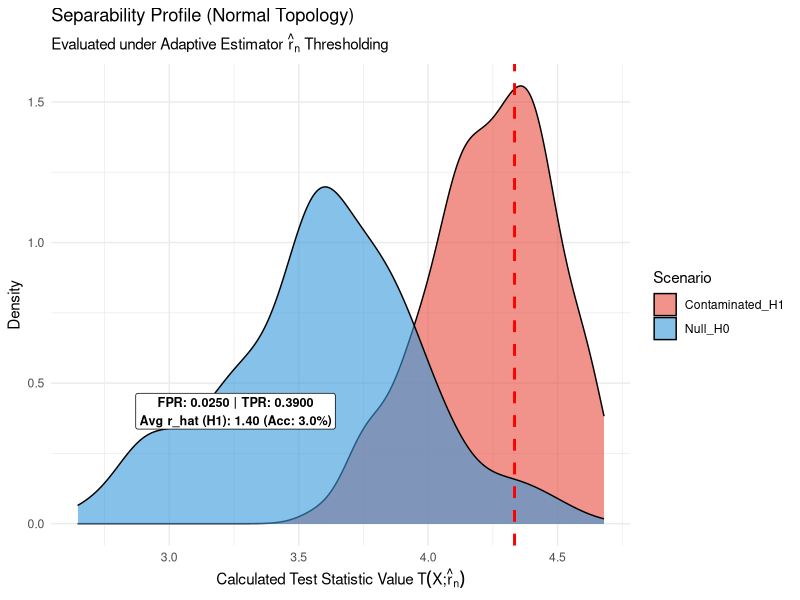
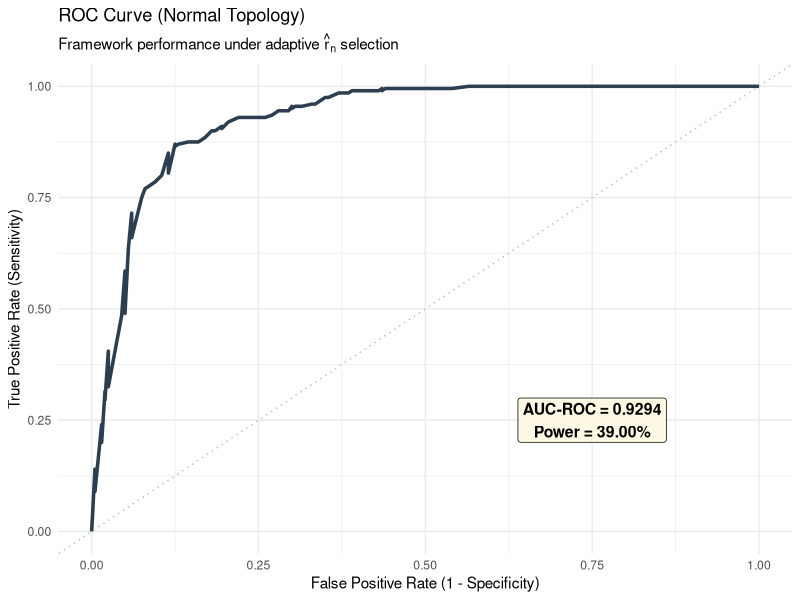
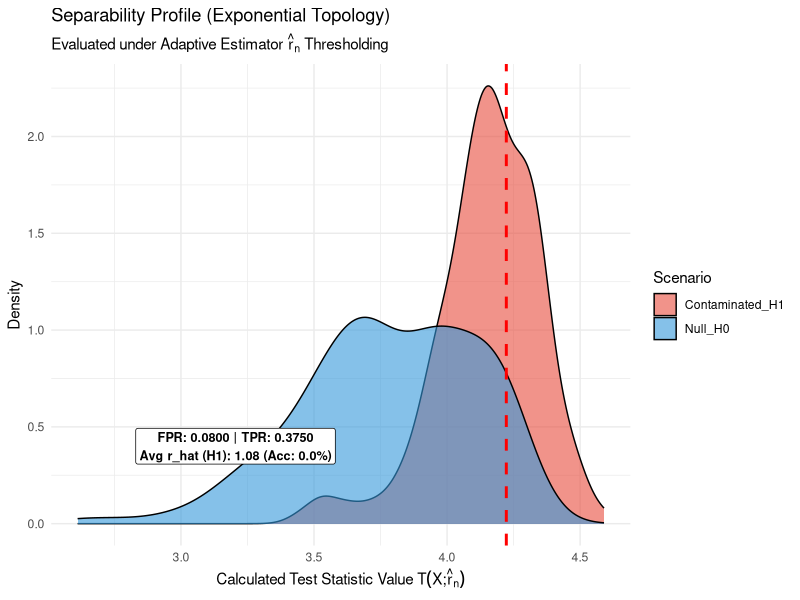
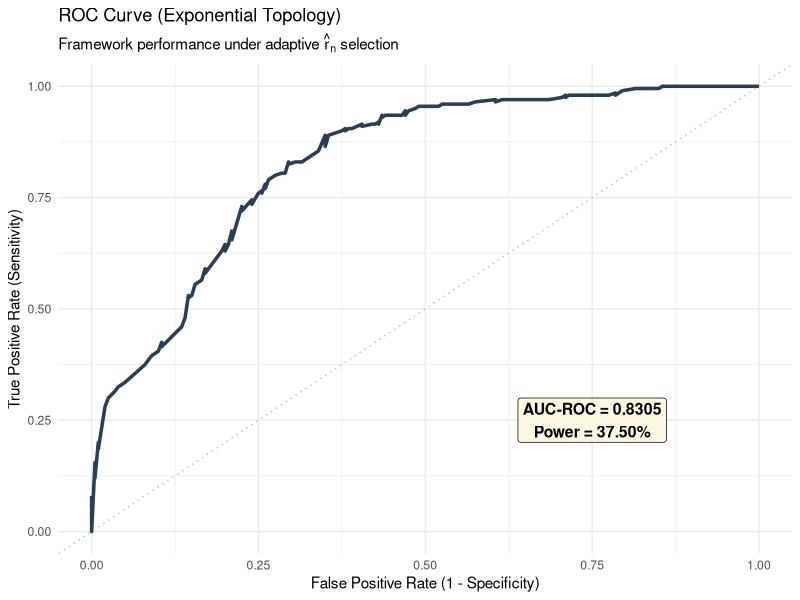
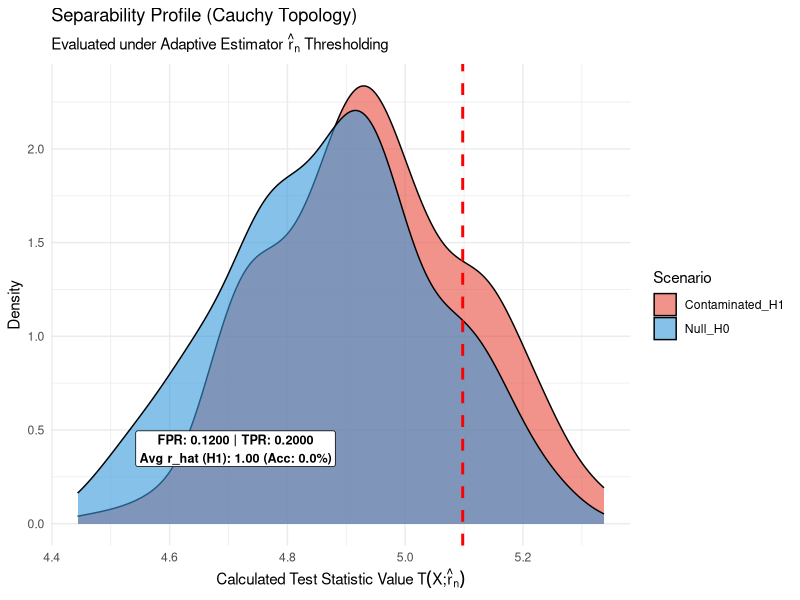
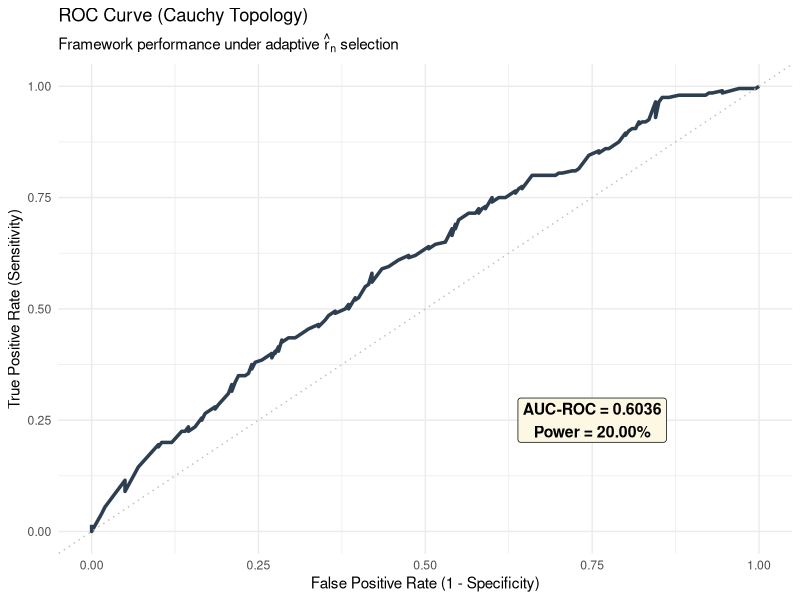
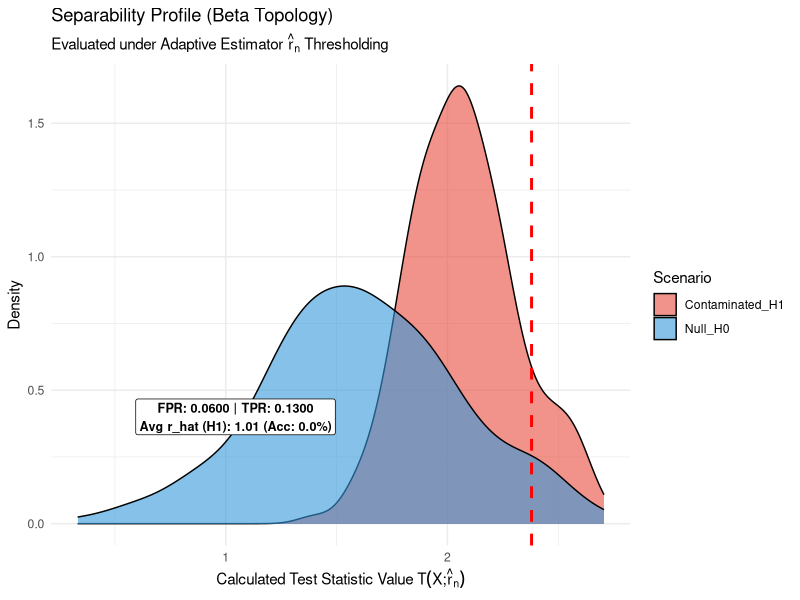
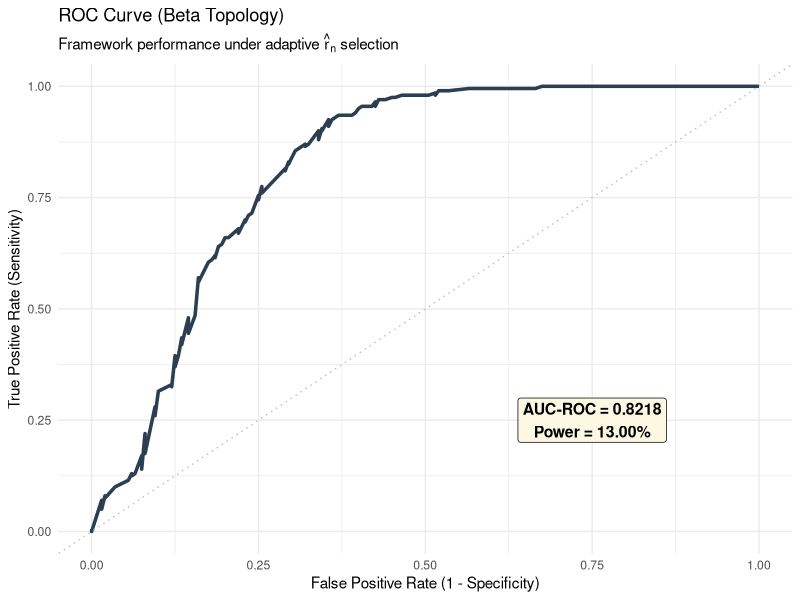

Source code (R) for these figures, in order:
# =========================================================================
# COMPREHENSIVE EXTENDED MULTI-TOPOLOGY DENSITY OUTLIER SIMULATION STUDY
# Updated: Adaptive Sequential Density-Gap Estimator (\hat{r}_n) Integration
# =========================================================================

library(ggplot2)
library(stats)
library(pROC)
library(gridExtra)

# --- 1. CORE MATHEMATICAL ATTRIBUTES & DEFAULTS ---
set.seed(2026) # Reproducible execution state
n_sample <- 100
r_true   <- 3    # True contamination parameter r_0 under H1
replications <- 200
bootstrap_reps <- 250

# Extended to 8 total distributions
topologies <- c("Normal", "Exponential", "Cauchy", "Beta", 
                "Gamma", "Weibull", "Student_t", "Uniform")

# Tracking dataframe for final comparative matrix (including r_hat accuracy)
summary_results <- data.frame(
  Topology        = character(),
  FPR             = numeric(),
  TPR             = numeric(),
  AUC             = numeric(),
  Mean_r_hat_H0   = numeric(),
  Mean_r_hat_H1   = numeric(),
  r_hat_Accuracy  = numeric(), # Proportion of times \hat{r}_n == r_0 under H1
  stringsAsFactors = FALSE
)

# --- 2. ALGORITHMIC ARCHITECTURE IMPLEMENTATION ---

#' Calculate Robust Bandwidth (Silverman's rule with M-estimation Scale)
get_robust_bandwidth <- function(x) {
  n <- length(x)
  sigma_robust <- median(abs(x - median(x))) * 1.4826
  if (sigma_robust == 0) sigma_robust <- sd(x)
  h <- 0.9 * sigma_robust * (n^(-1/5))
  return(max(h, 1e-5))
}

#' Estimate r dynamically via Sequential Log-Density Gap Thresholding (Def 2.1)
estimate_r_hat <- function(densities, n, h, r_max = NULL) {
  if (is.null(r_max)) {
    r_max <- max(1, floor(5 * log(n)))
  }
  
  sorted_densities <- sort(densities, decreasing = FALSE)
  sorted_densities[sorted_densities <= 0] <- .Machine$double.eps
  
  # Log-density sequence
  log_dens <- log(sorted_densities)
  
  # Adaptive threshold: tau_n = C_r * sqrt(ln(n) / (n * h_n))
  C_r <- 1.0
  tau_n <- C_r * sqrt(log(n) / (n * h))
  
  # Sequential log-density gap rule: min { k : ln f(x_{k+1}) - ln f(x_k) < tau_n }
  r_hat <- r_max
  for (k in 1:(r_max - 1)) {
    gap <- log_dens[k + 1] - log_dens[k]
    if (gap < tau_n) {
      r_hat <- k
      break
    }
  }
  return(r_hat)
}

#' Compute Test Statistic T(X; \hat{r}_n) using Adaptive r_hat Estimation
compute_t_statistic <- function(x) {
  n <- length(x)
  h <- get_robust_bandwidth(x)
  
  densities <- numeric(n)
  for (i in 1:n) {
    densities[i] <- mean(dnorm((x[i] - x) / h)) / h
  }
  
  # Estimate r_hat dynamically per draw
  r_hat <- estimate_r_hat(densities, n, h)
  
  sorted_densities <- sort(densities, decreasing = FALSE)
  isolated_points <- sorted_densities[1:r_hat]
  isolated_points[isolated_points <= 0] <- .Machine$double.eps
  
  stat_value <- -mean(log(isolated_points))
  
  return(list(stat = stat_value, r_hat = r_hat))
}

# --- 3. EXECUTION PROCESSOR THROUGH ALL ENVIRONMENTS ---

for (topo in topologies) {
  cat(sprintf("\nProcessing Simulation Infrastructure for Topology: [%s]\n", topo))
  
  topo_results <- data.frame(Scenario = character(), Stat_Value = numeric(), r_hat = numeric(), stringsAsFactors = FALSE)
  all_p_values <- numeric(replications * 2)
  ground_truth <- c(rep(0, replications), rep(1, replications))
  
  # Track \hat{r}_n diagnostics
  r_hat_h0_vec <- numeric(replications)
  r_hat_h1_vec <- numeric(replications)
  
  # A. Phase 1: Reference Null Space Distribution Calibration (Bootstrap Loop)
  cat("  -> Calibrating structural null distribution space via dynamic bootstrap...\n")
  t_bootstrap <- numeric(bootstrap_reps)
  for (b in 1:bootstrap_reps) {
    x_ref <- switch(topo,
                    "Normal"      = rnorm(n_sample, mean = 0, sd = 1),
                    "Exponential" = rexp(n_sample, rate = 1),
                    "Cauchy"      = rcauchy(n_sample, location = 0, scale = 1),
                    "Beta"        = rbeta(n_sample, shape1 = 2, shape2 = 5),
                    "Gamma"       = rgamma(n_sample, shape = 2, scale = 2),
                    "Weibull"     = rweibull(n_sample, shape = 1.5, scale = 1),
                    "Student_t"   = rt(n_sample, df = 3),
                    "Uniform"     = runif(n_sample, min = 0, max = 10))
    
    boot_res <- compute_t_statistic(x_ref)
    t_bootstrap[b] <- boot_res$stat
  }
  null_vector_sorted <- sort(t_bootstrap)
  t_threshold <- null_vector_sorted[ceiling(0.95 * bootstrap_reps)]
  
  # B. Phase 2: H0 Simulation Loop (Empirical Type I Error Analysis)
  for (i in 1:replications) {
    x_null <- switch(topo,
                     "Normal"      = rnorm(n_sample, mean = 0, sd = 1),
                     "Exponential" = rexp(n_sample, rate = 1),
                     "Cauchy"      = rcauchy(n_sample, location = 0, scale = 1),
                     "Beta"        = rbeta(n_sample, shape1 = 2, shape2 = 5),
                     "Gamma"       = rgamma(n_sample, shape = 2, scale = 2),
                     "Weibull"     = rweibull(n_sample, shape = 1.5, scale = 1),
                     "Student_t"   = rt(n_sample, df = 3),
                     "Uniform"     = runif(n_sample, min = 0, max = 10))
    
    res_null <- compute_t_statistic(x_null)
    t_calc <- res_null$stat
    r_hat_h0_vec[i] <- res_null$r_hat
    
    topo_results <- rbind(topo_results, data.frame(Scenario = "Null_H0", Stat_Value = t_calc, r_hat = res_null$r_hat))
    all_p_values[i] <- mean(null_vector_sorted >= t_calc)
  }
  
  # C. Phase 3: H1 Simulation Loop (Statistical Power Assessment)
  for (i in 1:replications) {
    # Generate baseline uncontaminated support space
    x_base <- switch(topo,
                     "Normal"      = rnorm(n_sample - r_true, mean = 0, sd = 1),
                     "Exponential" = rexp(n_sample - r_true, rate = 1),
                     "Cauchy"      = rcauchy(n_sample - r_true, location = 0, scale = 1),
                     "Beta"        = rbeta(n_sample - r_true, shape1 = 2, shape2 = 5),
                     "Gamma"       = rgamma(n_sample - r_true, shape = 2, scale = 2),
                     "Weibull"     = rweibull(n_sample - r_true, shape = 1.5, scale = 1),
                     "Student_t"   = rt(n_sample - r_true, df = 3),
                     "Uniform"     = runif(n_sample - r_true, min = 0, max = 10))
    
    # Introduce slippage outliers configured to localized domains
    x_outliers <- switch(topo,
                         "Normal"      = rnorm(r_true, mean = 4, sd = 1),
                         "Exponential" = rexp(r_true, rate = 0.08),
                         "Cauchy"      = rcauchy(r_true, location = 12, scale = 1),
                         "Beta"        = rbeta(r_true, shape1 = 18, shape2 = 2),
                         "Gamma"       = rgamma(r_true, shape = 12, scale = 2),
                         "Weibull"     = rweibull(r_true, shape = 1.5, scale = 8),
                         "Student_t"   = rt(r_true, df = 3) + 8,
                         "Uniform"     = runif(r_true, min = 15, max = 18))
    
    x_contaminated <- c(x_base, x_outliers)
    res_h1 <- compute_t_statistic(x_contaminated)
    t_calc <- res_h1$stat
    r_hat_h1_vec[i] <- res_h1$r_hat
    
    topo_results <- rbind(topo_results, data.frame(Scenario = "Contaminated_H1", Stat_Value = t_calc, r_hat = res_h1$r_hat))
    all_p_values[replications + i] <- mean(null_vector_sorted >= t_calc)
  }
  
  # --- 4. QUANTITATIVE METRICS EXTRACTION ---
  topo_results$Decision <- ifelse(topo_results$Stat_Value > t_threshold, 1, 0)
  fpr_val <- mean(topo_results$Decision[topo_results$Scenario == "Null_H0"])
  tpr_val <- mean(topo_results$Decision[topo_results$Scenario == "Contaminated_H1"])
  
  roc_curve <- roc(ground_truth, 1 - all_p_values, quiet = TRUE)
  auc_val   <- as.numeric(auc(roc_curve))
  
  # Estimator Convergence Diagnostics (Lemma 2.2 verification)
  mean_r_h0 <- mean(r_hat_h0_vec)
  mean_r_h1 <- mean(r_hat_h1_vec)
  r_hat_acc <- mean(r_hat_h1_vec == r_true)
  
  summary_results <- rbind(summary_results, data.frame(
    Topology       = topo,
    FPR            = fpr_val,
    TPR            = tpr_val,
    AUC            = auc_val,
    Mean_r_hat_H0  = mean_r_h0,
    Mean_r_hat_H1  = mean_r_h1,
    r_hat_Accuracy = r_hat_acc
  ))
  
  # --- 5. GRAPHICAL EXPORT COMPILING PER TOPOLOGY ---
  p1 <- ggplot(topo_results, aes(x = Stat_Value, fill = Scenario)) +
    geom_density(alpha = 0.6) +
    geom_vline(xintercept = t_threshold, linetype = "dashed", color = "red", linewidth = 1) +
    annotate("label", x = min(topo_results$Stat_Value) + (max(topo_results$Stat_Value)-min(topo_results$Stat_Value))*0.30, 
             y = 0.4, 
             label = sprintf("FPR: %.4f | TPR: %.4f\nAvg r_hat (H1): %.2f (Acc: %.1f%%)", 
                             fpr_val, tpr_val, mean_r_h1, r_hat_acc * 100), 
             fill = "white", fontface = "bold", size = 3.2) +
    labs(title = sprintf("Separability Profile (%s Topology)", topo),
         subtitle = expression("Evaluated under Adaptive Estimator " * hat(r)[n] * " Thresholding"),
         x = expression("Calculated Test Statistic Value " * T(X * ";" * hat(r)[n])), 
         y = "Density") +
    scale_fill_manual(values = c("Null_H0" = "#3498db", "Contaminated_H1" = "#e74c3c")) +
    theme_minimal()
  
  ggsave(sprintf("separability_%s.png", tolower(topo)), plot = p1, width = 6.5, height = 4.5)
  
  roc_data <- data.frame(Specificity = roc_curve$specificities, Sensitivity = roc_curve$sensitivities)
  p2 <- ggplot(roc_data, aes(x = 1 - Specificity, y = Sensitivity)) +
    geom_line(color = "#2c3e50", linewidth = 1.2) +
    geom_abline(slope = 1, intercept = 0, linetype = "dotted", color = "gray") +
    annotate("label", x = 0.75, y = 0.25, 
             label = sprintf("AUC-ROC = %.4f\nPower = %.2f%%", auc_val, tpr_val * 100), 
             fill = "#fcf8e3", size = 4, fontface = "bold") +
    labs(title = sprintf("ROC Curve (%s Topology)", topo),
         subtitle = expression("Framework performance under adaptive " * hat(r)[n] * " selection"),
         x = "False Positive Rate (1 - Specificity)", y = "True Positive Rate (Sensitivity)") +
    theme_minimal()
  
  ggsave(sprintf("roc_%s.png", tolower(topo)), plot = p2, width = 6.5, height = 4.5)
}

# --- 6. GLOBAL EVALUATION MATRIX SUMMARY OUTPUT ---
cat("\n=========================================================================================\n")
cat("          FINAL SIMULATION METRICS & ESTIMATOR CONVERGENCE ACROSS ALL TOPOLOGIES          \n")
cat("=========================================================================================\n")
print(summary_results, row.names = FALSE)
cat("=========================================================================================\n")
